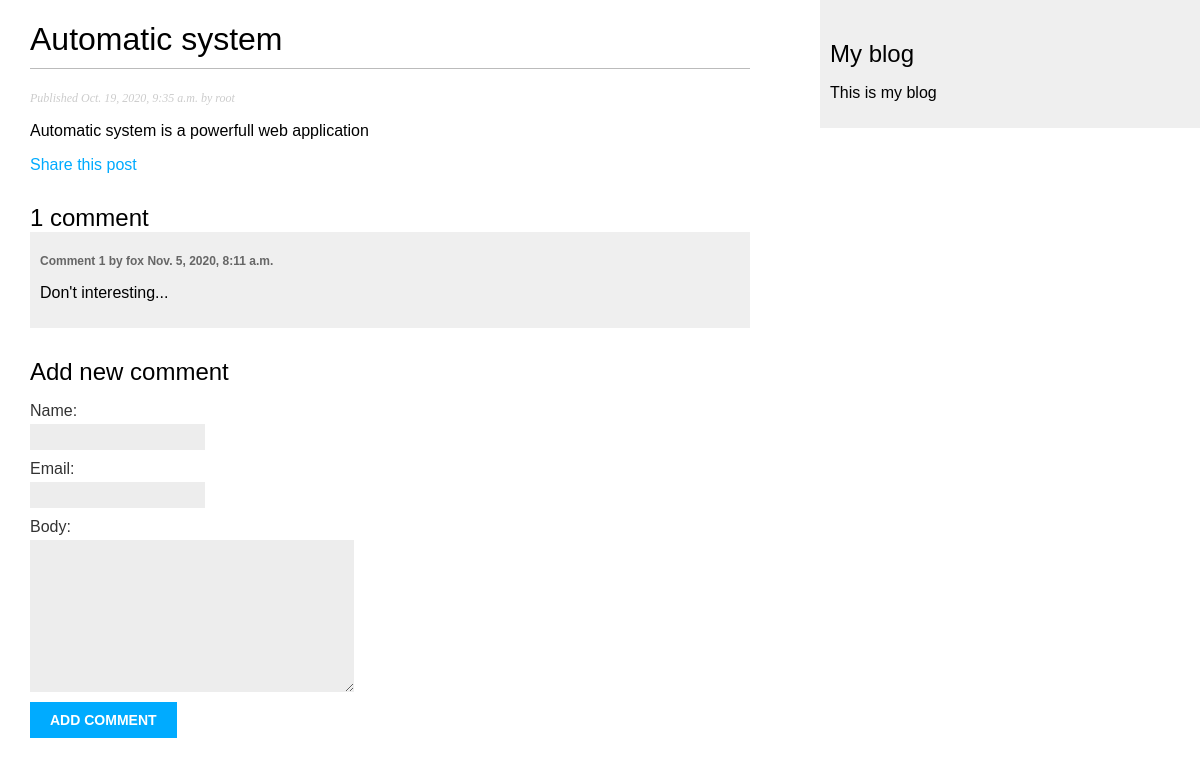
Screenshot of /blog/2020/10/19/Automatic-system/ with the database file from the repository.
### blog/models.py (models this page shows, shortened)
class Post(models.Model):
	objects = models.Manager()
	published = PublishedManager()
	STATUS_CHOICES = (
		('draft', 'Draft'),
		('published', 'Published')
	)
	title = models.CharField(max_length=250)
	slug = models.SlugField(max_length=250)
	author = models.ForeignKey(User, on_delete=models.CASCADE, related_name='blog_post')
	body = models.TextField()
	publish = models.DateTimeField(default=timezone.now)
	created = models.DateTimeField(auto_now_add=True)
	updated = models.DateTimeField(auto_now=True)
	status = models.CharField(max_length=10, choices=STATUS_CHOICES, default='draft')
	tags = TaggableManager()
	class Meta:
		ordering = ('-publish',)

class Comment(models.Model):
	post = models.ForeignKey(Post, on_delete=models.CASCADE, related_name='comments')
	name = models.CharField(max_length=80)
	email = models.EmailField()
	body = models.TextField()
	created = models.DateTimeField(auto_now_add=True)
	updated = models.DateTimeField(auto_now=True)
	active = models.BooleanField(default=True)
	class Meta:
		ordering = ('created',)

### blog/views.py (the view)
def post_detail(request, year, month, day, post):
    post = get_object_or_404(Post, slug=post,
                                   status='published',
                                   publish__year=year,
                                   publish__month=month,
                                   publish__day=day)
    comments = post.comments.filter(active=True)
    new_comment = None
    if request.method == 'POST':
        comment_form = CommentForm(data=request.POST)
        if comment_form.is_valid():
            new_comment = comment_form.save(commit=False)
            new_comment.post = post
            new_comment.save()
    else:
        comment_form = CommentForm()
    return render(request,
                  'blog/post/detail.html',
                  {'post': post,
                   'comments': comments,
                   'new_comment': new_comment,
                   'comment_form': comment_form,
                   }
                   )

### blog/forms.py
class CommentForm(forms.ModelForm):
	class Meta:
		model = Comment
		fields = ('name', 'email', 'body')

### blog/templates/blog/post/detail.html (shortened to what this page needs)
{% extends 'blog/base.html' %}
{% block content %}
	<h1>{{ post.title }}</h1>
	<p class="date">Published {{ post.publish }} by {{ post.author }}</p>
	{{ post.body|linebreaks }}
	<p>
		<a href="{% url 'blog:post_share' post.id %} ">Share this post</a>
	</p>
	{% with comments.count as total_comments %}
		<h2>{{ total_comments }} comment {{ total_comments|pluralize }}</h2>
	{% endwith %}
	{% for comment in comments %}
		<div class="comment">
			<p class="info">
				Comment {{ forloop.counter }} by {{ comment.name }}
				{{ comment.created }}
			</p>
			{{ comment.body|linebreaks }}
		</div>
	{% empty %}
	<p>There are comments yet.</p>
	{% endfor %}
	{% if new_comment %}
	<h2>Your comment has added.</h2>
	{% else %}
	<h2>Add new comment</h2>
	<form action="." method="post">
		{{ comment_form.as_p }}
		<p> <input type="submit" value="Add comment"> </p>
	</form>
	{% endif %}
{% endblock %}

### blog/static/css/blog.css (style rules this page uses)
body { margin:0; padding:0; font-family:helvetica, sans-serif; }
a { color:#00abff; text-decoration:none; }
h1 { font-weight:normal; border-bottom:1px solid #bbb; padding:0 0 10px 0; }
h2 { font-weight:normal; margin:30px 0 0; }
p.date { color:#ccc; font-family: georgia, serif; font-size: 12px; font-style: italic; }
label { float:left; clear:both; color:#333; margin-bottom:4px; }
input, textarea { clear:both; float:left; margin:0 0 10px; background:#ededed; border:0; padding:6px 10px; font-size:12px; }
input[type=submit] { font-weight:bold; background:#00abff; color:#fff; padding:10px 20px; font-size:14px; text-transform:uppercase; }
.comment { padding:10px; }
.comment:nth-child(even) { background:#efefef; }
.comment .info { font-weight:bold; font-size:12px; color:#666; }

### rows the page displays
Post: title "Automatic system", publish "Oct. 19, 2020, 9:35 a.m.", author "root", body "Automatic system is a powerfull web application"
Comment: name "fox", created "Nov. 5, 2020, 8:11 a.m.", body "Don't interesting..."

### other values shown
{{ total_comments }} "1"
